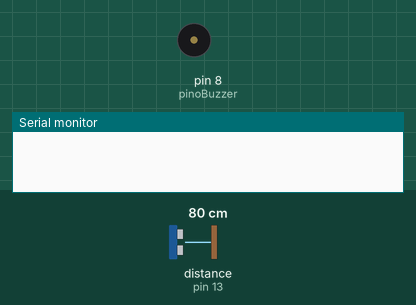
Simulated run of this sketch. Board: Arduino Uno, built with avr-gcc and run on an emulated ATmega328P. Shown: buzzer (waves = sounding), the last lines printed to the serial monitor. Wiring (inferred from the names in the program): ultrasonic range finder: trigger pin 12; echo pin 13. The inputs (shaded band) are chosen by the test bench; at power-on: distance to the obstacle (sensor on pin 13) 80 cm. The echo pulse lasts 58.3 µs per cm.

Above: at 1.2 s.
1.3 s: distance to the obstacle (sensor on pin 13) set to 56 cm
2.8 s: distance to the obstacle (sensor on pin 13) set to 46 cm
At 3.85 s:
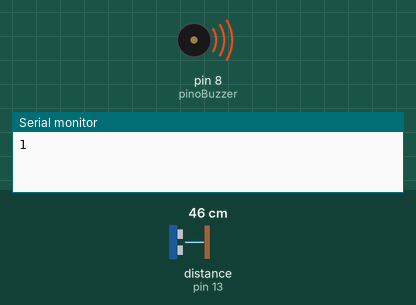
7.3 s: distance to the obstacle (sensor on pin 13) set to 2 cm
Timing chart, 0 to 11.3 s (numbered marks = the images above; inputs shaded):
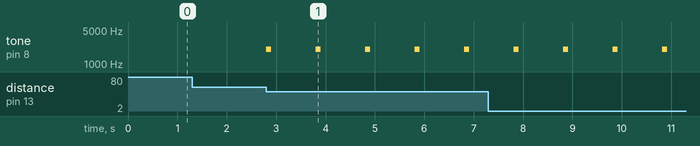

Measured:
- the behaviour switches between 51 and 50 cm on distance to the obstacle (sensor on pin 13) (found by bisection; images 0 and 1)
- after the input at 1.3 s, every drawn part: stays the same
- after the input at 2.8 s, tone on pin 8 (pinoBuzzer): alternates 2000 Hz for 0.10 s and silent for 0.90 s, starting at once

The sketch:

sensor_ard.ino
```cpp
int pinoBuzzer = 8;
int pinoTrigger = 12;
int pinoEcho = 13;
void setup() {
  pinMode(pinoBuzzer, OUTPUT);
  pinMode(pinoTrigger, OUTPUT);
  pinMode(pinoEcho, INPUT);
  Serial.begin(9600);
}
void loop() {

  digitalWrite(pinoTrigger, LOW);
  delayMicroseconds(2);


  digitalWrite(pinoTrigger, HIGH);
  delayMicroseconds(10);


  digitalWrite(pinoTrigger, LOW);

  long duracaoAlto = pulseIn(pinoEcho, HIGH);

  long distancia = usParaCm(duracaoAlto);

  if (distancia < 50){
    Serial.println(1);
    for (int x=0; x<5; x++){
      tone(pinoBuzzer,2000, 100);
      delay(2);
    delay(1000);
    }
  }
}

long usParaCm(long duracaoAlto) {

  long d = (duracaoAlto / 2) * .0343;

  return d;

}
```
